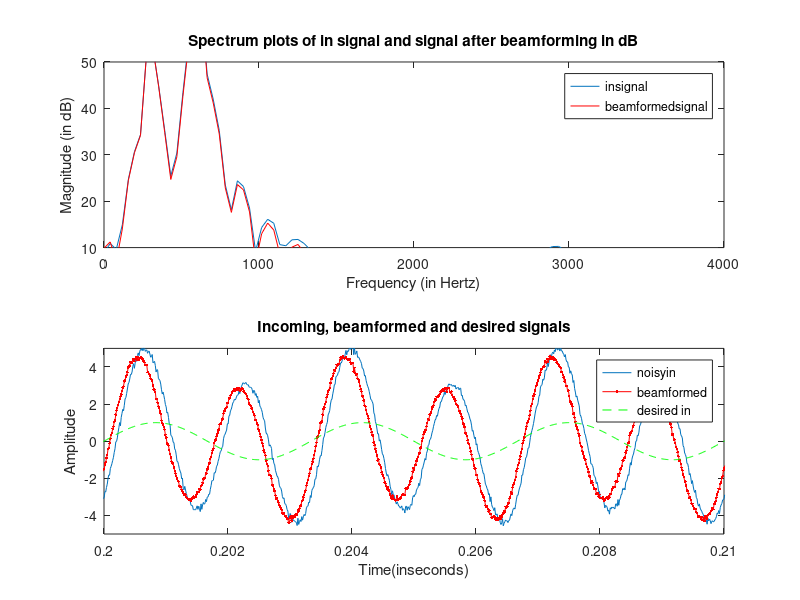

MATLAB code for this plot:
%%INITIALIZE
clear all; close all; clc;

% Properties of the phone
d=0.12;             % Distance between the mics
N=2;                % Amount of mics

% Physical constants
c=343;              %Speed of sound in air

% Properties of the signal
freq=300;% The frequency of the source signal
freq2=600;% The frequency of the noise signal
theta=pi;% Angle of the source signal
theta2 = 2 * pi/9;% Angle of the noise signal

% Our chosen properties
fs = 80000;%Sample frequency
time_frame = 0.02;%Duration of 1 time frame
sptf = fs * time_frame;%The amountofsamplespertimeframe
noise_amp = 0.1;%Thenoiseamplitude
L=2^(ceil(log2(sptf)));%Thepowerof2fortheFFT
totaltime = 1;%Thetotaltimeofthesignal

%%INPUTSIGNAL
tt = linspace (0, totaltime, fs * totaltime).';%Samplestilltotaltime
tau1=d/c * sin(theta);%Timedelaytomic2forsignal
tau2=d/c * sin(theta2);%Timedelaytomic2fornoise
signal=sin(2 * pi * freq * tt);%Signalmic1
signal2=sin(2 * pi * freq * (tt - tau1));%Signalmic2
noise=4 *sin(2 *pi * freq2 * tt)+noise_amp *randn(totaltime *fs,1);%- Noise mic 1
noise2=4 *sin(2 *pi * freq2 * (tt - tau2)) + noise_amp *randn(totaltime *fs,1);%- Noise mic 2
signal_total=signal+noise;%Sumofthesignalandnoiseatmic1
signal_total2=signal2+noise2;%Sumofthesignalandnoiseatmic2
x1=[signal,signal2];
xsum=[signal_total,signal_total2];
f_center=linspace(0, fs - fs /(2 *L),L).';%Thecenterfrequenciesforeachbin

zeta= -1i *2 *pi *f_center *d *sin(theta)/c;%Thephaseshiftofthesignalfor-mic2
a_n=1/N;%Theamplitudeweights
w = a_n *[(exp(zeta)),ones(L,1)];%Weightswithdelays

%%RECONSTRUCTINGTHEORIGINALSIGNAL
nr_frames=floor((length(signal)-sptf)/(sptf/2));
rec_signal=zeros(size(signal(:,1)));
rec_signal_total=zeros(size(signal_total(:,1)));

testsignal1=zeros(L,nr_frames);
testsignal2=zeros(L,nr_frames);

for I=1:nr_frames
	win=[sqrt(hanning(sptf)),sqrt(hanning(sptf))];
	frame_x1=x1((sptf/2) *(I - 1) + 1: (sptf/2) *(I - 1) + sptf, :) .*(win);
	fft_x1=fft(frame_x1, L);
	
    frame_xsum=xsum((sptf/2) *(I - 1) + 1:(sptf / 2) *(I - 1)+sptf, :).*(win);
	fft_xsum=fft(frame_xsum,L);
	fft_xsum(end,:)=real(fft_xsum(end,:));
	
    fft_x1([1,L/2+1],:)=real(fft_x1([1,L/2+1],:));
	part1=fft_x1(1:L/2+1,:);
	fft_x1=[part1; conj(flipud(part1(2 : end - 1,:)))];
	
    fft_xsum([1, L/2 + 1], :) = real(fft_xsum([1,L/2+1],:));
	part1 = fft_xsum(1: L/2 + 1, :);
	fft_xsum=[part1; conj(flipud(part1(2 : end - 1, :)))];
	estimate_fft_signal=w .*(fft_x1);
	estimate_fft_signal_2 = estimate_fft_signal(:, 1) + estimate_fft_signal(:, 2);
	
    estimate_fft_signal_total = w .*(fft_xsum);
	estimate_fft_signal_total_2 = estimate_fft_signal_total(:, 1) + estimate_fft_signal_total(:,2);
	
    testsignal2(:,I) = estimate_fft_signal_total_2;
	testsignal1(:,I) = fft_xsum(:, 1);
	
    estimate_signal = real(ifft(estimate_fft_signal_2));
	
    estimate_signal_total=real(ifft(estimate_fft_signal_total_2));
	
    rec_signal((sptf/2) *(I - 1) + 1:(sptf/2) *(I - 1)+sptf) = rec_signal((sptf/2) *(I - 1) + 1:(sptf/2) *(I - 1)+sptf)+estimate_signal(1:sptf).*(sqrt(hanning(sptf)));
	
    rec_signal_total((sptf/2) *(I - 1) + 1:(sptf/2) *(I - 1)+sptf) = rec_signal_total((sptf/2) *(I - 1) + 1:(sptf/2) *(I - 1) + sptf) + estimate_signal_total(1:sptf).*(sqrt(hanning(sptf)));
end

%%PLOTS
%Timeplot
t=linspace(0,totaltime,totaltime *fs);
figure;
subplot(2,1,2)
plot(t,real(signal_total2(1:totaltime *fs)));
hold on
plot(t,real(rec_signal_total(1:totaltime *fs)),'.-r');
plot(t,real(signal2(1:totaltime *fs)),'--g');
legend('noisyin','beamformed','desired in')
title('Incoming, beamformed and desired signals')
axis([0.200 0.210 -5 5]);
xlabel('Time(inseconds)');
ylabel('Amplitude');
%Frequencyplot
subplot(2,1,1)
plot(linspace(1, fs, L), 10 *log10(mean(abs(testsignal1).^2, 2)));
hold on
plot(linspace(1, fs, L), 10 *log10(mean(abs(testsignal2).^2,2)),'r');
title('Spectrum plots of in signal and signal after beamforming in dB')
legend('insignal','beamformedsignal')
axis([0 4000 10 50]);
xlabel('Frequency (in Hertz)');
ylabel('Magnitude (in dB)');
% Polarplot
% figure;
% polarfreq=[300, 600];
% polarbin=zeros(1, length(polarfreq));
% for I=1:length(polarfreq);
%     polarbin(I) = floor(polarfreq(I)/fs *L);
%     delta=((c / f_center(polarbin(I)))/d)^-1;
%     [w_dakjepolarhoek] = beam_resp (w (polarbin(I), :) ,L , delta);
%     subplot(ceil(length(polarfreq)/2), 2, I)
%     polar90(polarhoek, abs(w_dakje));
%     title(['Frequency=',num2str(polarfreq(I))])
% end